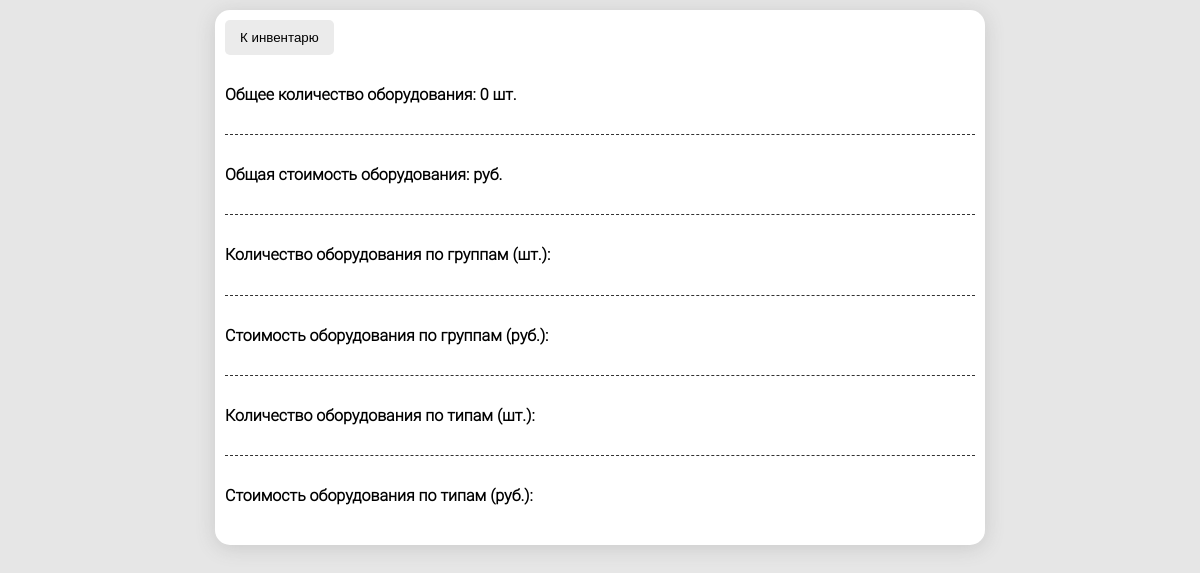
/stat/ (signed in), run on an earlier commit of the app's database.
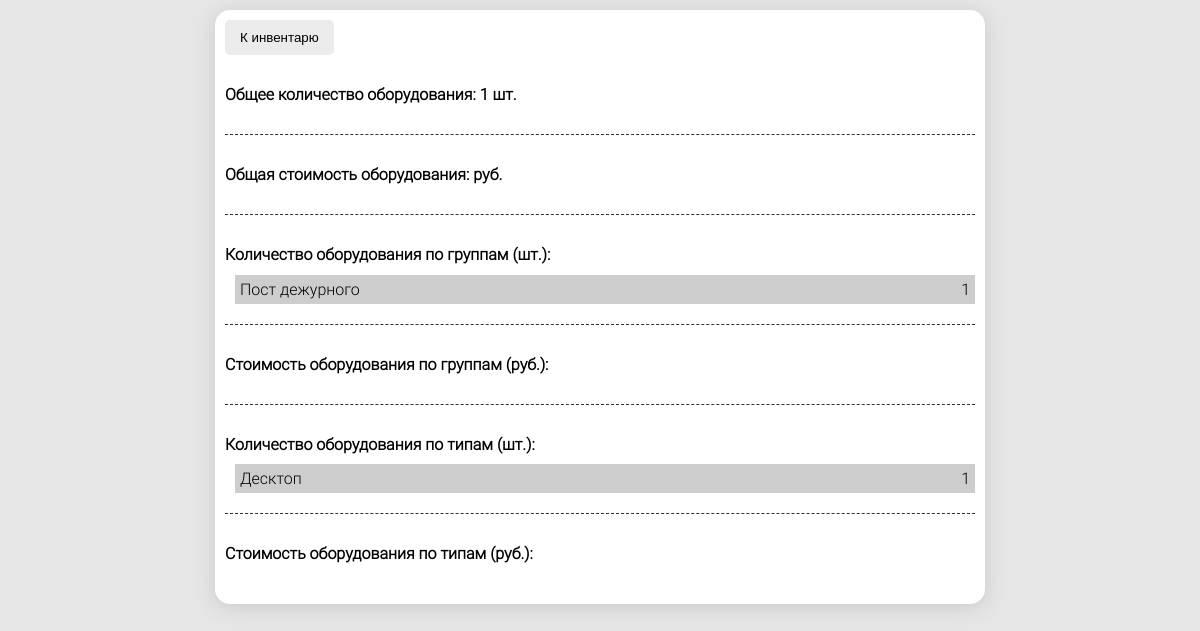
And on a later commit of the database.
### main/models.py (models this page shows, shortened)
class Group(models.Model):
    title = models.CharField(max_length=1024, verbose_name='Наименование')
    user = models.ForeignKey(User, verbose_name='Пользователь', on_delete=models.CASCADE)
    group = models.ForeignKey(
        'self',
        verbose_name='Группа',
        related_name='child_groups',
        on_delete=models.CASCADE,
        null=True,
        blank=True,
        default=None
    )
    class Meta:
        verbose_name = 'Группа'
        verbose_name_plural = 'Группы'
        ordering = ['title']

class EquipmentType(models.Model):
    user = models.ForeignKey(User, verbose_name='Пользователь', on_delete=models.CASCADE)
    title = models.CharField(max_length=100, verbose_name='Наименование')
    class Meta:
        verbose_name = 'Тип оборудования'
        verbose_name_plural = 'Типы оборудования'
        ordering = ['title']

### main/views.py (the view)
# urls.py: path('stat/', stat, name='stat')
@login_required
def stat(request):
    user = request.user
    context = get_stat(user)
    return render(request, 'main/stat.html', context=context)

### templates/main/stat.html (shortened to what this page needs)
{% extends 'main/base.html' %}
{% load static %}
{% block style %}
    <link rel="stylesheet" href="{% static 'main/css/stat.css' %}">
{% endblock %}
{% block content %}
    <div class="container">
        <input type="button" id="to_inventory_btn" value="К инвентарю">
        <div>
            <h1>Общее количество оборудования: {{ total_count|default_if_none:"" }} шт.</h1>
        </div>
        <div>
            <h1>Общая стоимость оборудования: {{ total_price|default_if_none:"" }} руб.</h1>
        </div>
        <div>
            <h1>Количество оборудования по группам (шт.):</h1>
            <ul>
                {% for element in count_by_groups %}
                    <li>
                        <span>{{ element.title }}</span>
                        <span>{{ element.equipment_count }}</span>
                    </li>
                {% endfor %}
            </ul>
        </div>
        <div>
            <h1>Стоимость оборудования по группам (руб.):</h1>
        </div>
        <div>
            <h1>Количество оборудования по типам (шт.):</h1>
            <ul>
                {% for element in count_by_types %}
                    <li>
                        <span>{{ element.title }}</span>
                        <span>{{ element.equipment_count }}</span>
                    </li>
                {% endfor %}
            </ul>
        </div>
        <div>
            <h1>Стоимость оборудования по типам (руб.):</h1>
        </div>
    </div>
{% endblock %}

What changed in the data, as far as the page shows it:
now on this page (row unchanged): Group: title "Пост дежурного"
added EquipmentType: title "Десктоп"
Also different on the page:
{{ total_count|default_if_none:"" }}: "0" → "1"
new list line: "1"
